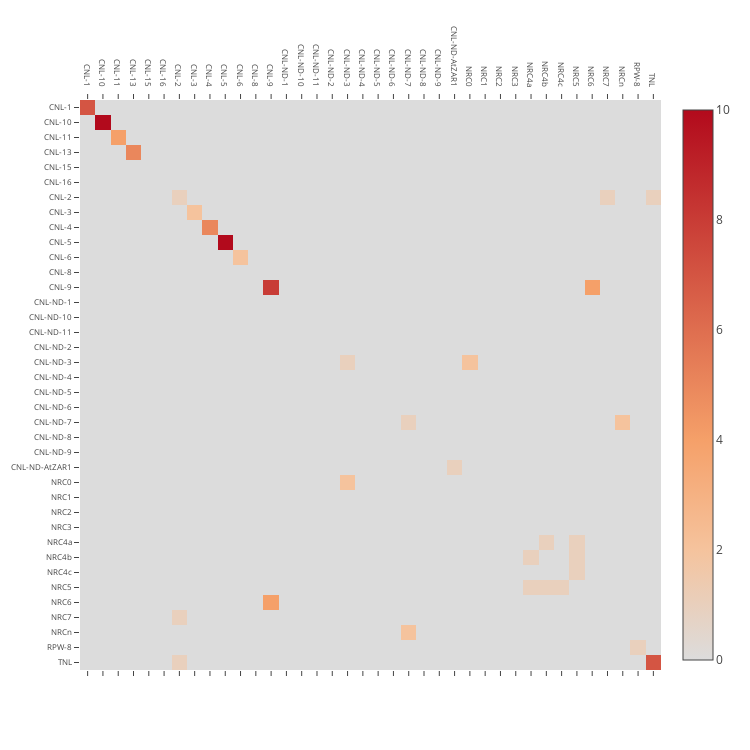

Source (notebook cell):
### Code cell
### clade vs clade

import pandas as pd
import numpy as np
import plotly
import plotly.plotly as py
import plotly.graph_objs as go

threshold = 30000

### extract clade information
NLR_list = pd.read_csv("original_data/tomato_clade_info_myself.csv")
clade_info = NLR_list.loc[:, ["gene_short_na", "NLR clade"]]
clade_info.columns = ["id", "clade"]

### extract gene_distance info
NLR_gene_info = pd.read_csv("original_data/Coffea_NLR_gene_info.csv", index_col=0)
position_data = NLR_gene_info.iloc[:, [0,3,4,9]]
position_data.columns = ["chr", "start", "end", "id"]

### merge both data
position_data = pd.merge(position_data, clade_info, on='id')
position_data = position_data.sort_values(["clade", "id"])

### calculate distances
def calc_distance(data_from_chr):
    tmp_position_data = data_from_chr.iloc[:, 1]
    tmp_position_data = np.stack([np.array(tmp_position_data), np.zeros(tmp_position_data.shape[0])], 1)

    dist = distance.cdist(tmp_position_data, tmp_position_data, metric='euclidean')
    return dist

dist = pd.DataFrame(calc_distance(position_data))
dist.index = position_data["chr"].values
dist.columns = position_data["chr"].values

position_data['id_clade'] = position_data['id'].str.cat(position_data['clade'], sep='-')

for i in range(dist.shape[0]):
    diff_chr = dist.columns != dist.index[i]
    dist.iloc[i, :].loc[diff_chr] = threshold

dist = np.array(dist)
dist[dist==0] = threshold
dist[dist>threshold] = threshold

distance_data = pd.DataFrame(dist)
distance_data.index = position_data["clade"].values
distance_data.columns = position_data["clade"].values

all_results = []
for clade_1 in distance_data.index.unique():
    each_line = []
    for clade_2 in distance_data.index.unique():
        each_block = distance_data.loc[clade_1, clade_2] < threshold
        if isinstance(distance_data.loc[clade_1, clade_2], pd.DataFrame):
            number_of_genes = sum(sum(each_block.values))
        elif isinstance(distance_data.loc[clade_1, clade_2], pd.Series):
            number_of_genes = sum(each_block.values)
        else:
            if each_block:
                number_of_genes = 1
            else:
                number_of_genes = 0
        if clade_1 == clade_2:
            number_of_genes = number_of_genes / 2
        each_line.append(number_of_genes)
    all_results.append(each_line)
all_results = np.array(all_results)
all_results = np.flip(all_results, 0)
all_results = pd.DataFrame(all_results)
all_results.columns = distance_data.index.unique()
all_results.index = distance_data.index.unique()


### set text of cells
hovertext = list()
for yi, yy in enumerate(distance_data.index.unique()[::-1]):
    hovertext.append(list())
    for xi, xx in enumerate(distance_data.index.unique()):
        hovertext[-1].append('1: {}<br />2: {}<br />gene number: {}'.format(yy, xx, all_results.iloc[yi, xi]))

### make heatmap
trace = go.Heatmap(
                   z=all_results,
                   colorscale="Reds",
                   x=distance_data.index.unique(),
                   y=distance_data.index.unique()[::-1],
                   hoverinfo='text',
                   text=hovertext
                  )
data=[trace]

layout = go.Layout(
                   width=750,
                   height=750,
                   autosize=False,
                   xaxis=dict(mirror="allticks", side="top", tickfont=dict(size=8)),
                   yaxis=dict(tickfont=dict(size=8)),
                  )
fig = go.Figure(data=data, layout=layout)
plotly.offline.iplot(fig, filename='basic-heatmap')

### Figure 1 — Plotly figure (JSON) as saved in the notebook; plotly's stock layout.template omitted (floating-point values rounded to 4 significant figures; data arrays with more than 128 entries replaced by an {"elided": "..."} marker saying what was removed)
{"data": [{"colorscale": "Reds", "hoverinfo": "text", "text": {"elided": "38x38 str values"}, "type": "heatmap", "uid": "f0a531a0-1d96-41c6-b8b5-ebbee1f66f26", "x": ["CNL-1", "CNL-10", "CNL-11", "CNL-13", "CNL-15", "CNL-16", "CNL-2", "CNL-3", "CNL-4", "CNL-5", "CNL-6", "CNL-8", "CNL-9", "CNL-ND-1", "CNL-ND-10", "CNL-ND-11", "CNL-ND-2", "CNL-ND-3", "CNL-ND-4", "CNL-ND-5", "CNL-ND-6", "CNL-ND-7", "CNL-ND-8", "CNL-ND-9", "CNL-ND-AtZAR1", "NRC0", "NRC1", "NRC2", "NRC3", "NRC4a", "NRC4b", "NRC4c", "NRC5", "NRC6", "NRC7", "NRCn", "RPW-8", "TNL"], "y": ["TNL", "RPW-8", "NRCn", "NRC7", "NRC6", "NRC5", "NRC4c", "NRC4b", "NRC4a", "NRC3", "NRC2", "NRC1", "NRC0", "CNL-ND-AtZAR1", "CNL-ND-9", "CNL-ND-8", "CNL-ND-7", "CNL-ND-6", "CNL-ND-5", "CNL-ND-4", "CNL-ND-3", "CNL-ND-2", "CNL-ND-11", "CNL-ND-10", "CNL-ND-1", "CNL-9", "CNL-8", "CNL-6", "CNL-5", "CNL-4", "CNL-3", "CNL-2", "CNL-16", "CNL-15", "CNL-13", "CNL-11", "CNL-10", "CNL-1"], "z": {"elided": "38x38 int values"}}], "layout": {"autosize": false, "height": 750, "width": 750, "xaxis": {"autorange": true, "mirror": "allticks", "range": [-0.5, 37.5], "side": "top", "tickfont": {"size": 8}, "type": "category"}, "yaxis": {"autorange": true, "range": [-0.5, 37.5], "tickfont": {"size": 8}, "type": "category"}}}
